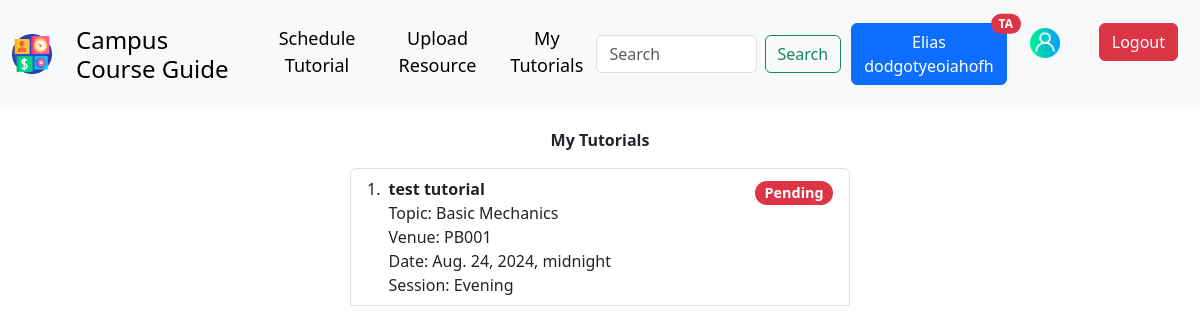
The app's page /ccg/tutorials/ (signed in), older data.
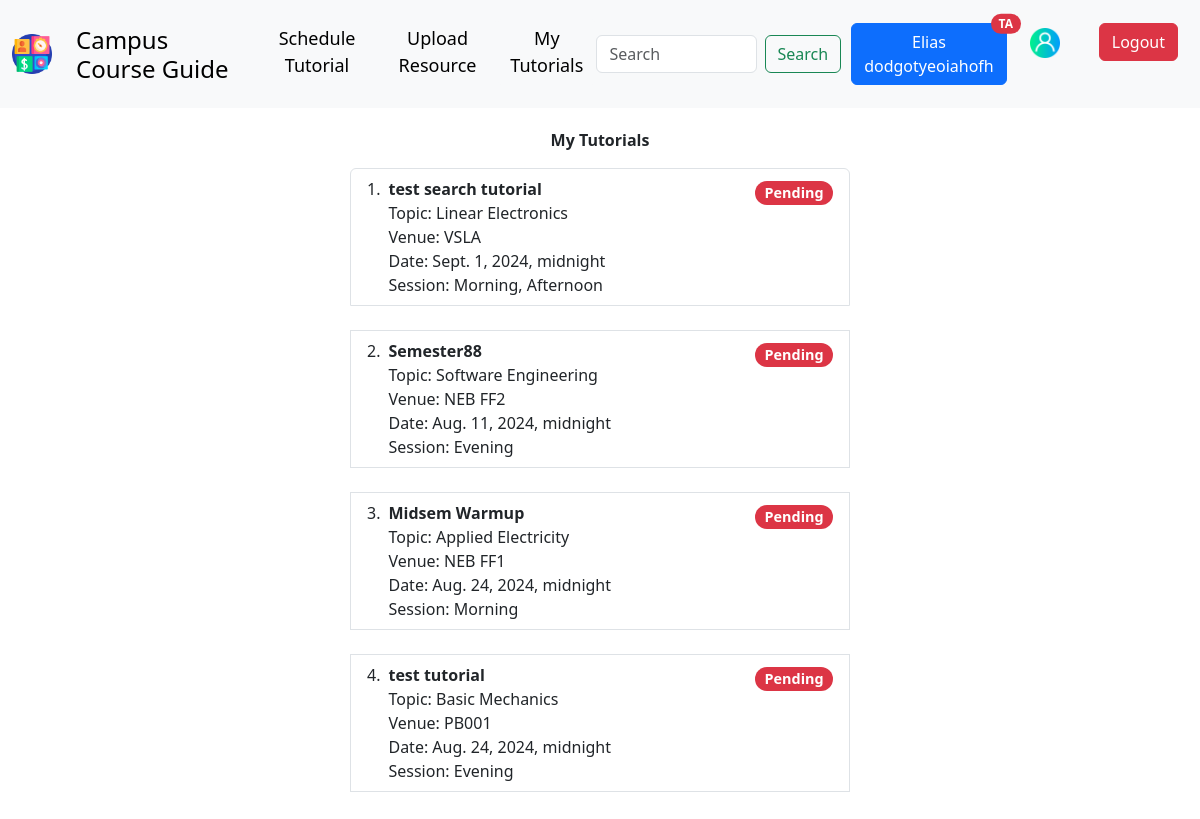
The same page, newer data.
### apps_resources/models.py (models this page shows, shortened)
class Tutorial(models.Model):
    user = models.ForeignKey(CustomUser, on_delete=models.CASCADE, null=True, blank=True)
    name = models.CharField(max_length=MAX_STR_LEN, null=True, blank=True, verbose_name="Name of Tutorial")
    programme = MultiSelectField(choices=[(prog, prog) for prog in PROGRAMME], max_length=200, max_choices=15, null=True, blank=True, verbose_name="Related Programmes")
    topic = models.CharField(max_length=MAX_STR_LEN, null=True, blank=True)
    session = MultiSelectField(choices=[(sess, sess) for sess in SESSION], max_length=200, max_choices=15, null=True, blank=True)
    mode = models.CharField(max_length=MAX_STR_LEN, choices=[(mode, mode) for mode in TUTORIAL_MODES], null=True, blank=True, verbose_name="Mode of meeting")
    link = models.URLField(null=True, blank=True, verbose_name="Link to meeting if Online/Virtual")
    venue = models.CharField(max_length=MAX_STR_LEN, null=True, blank=True)
    date_and_time = models.DateTimeField(null=True, blank=True)
    slug = models.SlugField(null=True, blank=True)
    created = models.DateTimeField(auto_now=True)
    updated = models.DateTimeField(auto_now_add=True)
    class Meta:
        ordering = ["-created", ]

### apps_resources/views.py (the view, shortened to what this page needs)
# urls.py: path('tutorials/', views.tutorials  , name='tutorials'),
@login_required(login_url='users:user_login')
def tutorials(request):
    user = request.user
    edit_profile_form = EditProfileForm(instance=user)
    tutorial_form = TutorialForm()
    student_tutorials = Tutorial.objects.all()
    resource_form = ResourceForm()
    tutorials = Tutorial.objects.filter(user=request.user)
    context = {'tutorials': tutorials, 'user_profile': edit_profile_form, 'tutorial_form': tutorial_form, 'resource_form': resource_form, 'student_tutorials': student_tutorials}
    return render(request, 'resources/tutorials.html', context)

### helper/forms.py
class EditProfileForm(forms.ModelForm):
    class Meta:
        model = CustomUser
        fields = ["first_name", "last_name", "email", "programme", "year"]

class TutorialForm(forms.ModelForm):
    class Meta:
        model = Tutorial
        fields = ["name", "programme", "topic", "session", "venue", "mode", "link", "date_and_time"]
        widgets = {
            'date_and_time': forms.DateInput(attrs={'type': 'date'}),
        }

### templates/resources/tutorials.html (shortened to what this page needs)
{% extends 'base.html' %}
{% load static %}
{% block content %}
<div style="
    display: flex;
    flex-direction: column;
    justify-content: center;
    align-items: center;
    margin-top: 20px;
    margin-bottom: 20px;
    ">
  <p style="font-weight: bold;">My Tutorials</p>
  {% if request.user.user_type == "Teaching Assistant" %}
  <ol class="list-group list-group-numbered">
    {% for tutorial in tutorials %}
    <li class="list-group-item d-flex justify-content-between align-items-start" style="width: 500px;">
      <div class="ms-2 me-auto">
        <div class="fw-bold">{{ tutorial.name }}</div>
        Topic: {{ tutorial.topic }}<br>
        Venue: {{ tutorial.venue }}<br>
        Date: {{ tutorial.date_and_time }}<br>
        Session: {{ tutorial.session }}
      </div>
      <a href="" style="font-size: larger;">
        <span class="badge text-bg-danger rounded-pill">Pending</span>
      </a>
    </li>
    <br>
    {% endfor %}
  </ol>
  {% endif %}
</div>
{% endblock content %}

Row changes from the older to the newer data that the page shows:
added Tutorial: name "test search tutorial", topic "Linear Electronics", venue "VSLA", date_and_time "Sept. 1, 2024, midnight", session "Morning, Afternoon"
added Tutorial: name "Semester88", topic "Software Engineering", venue "NEB FF2", date_and_time "Aug. 11, 2024, midnight", session "Evening"
added Tutorial: name "Midsem Warmup", topic "Applied Electricity", venue "NEB FF1", date_and_time "Aug. 24, 2024, midnight", session "Morning"
